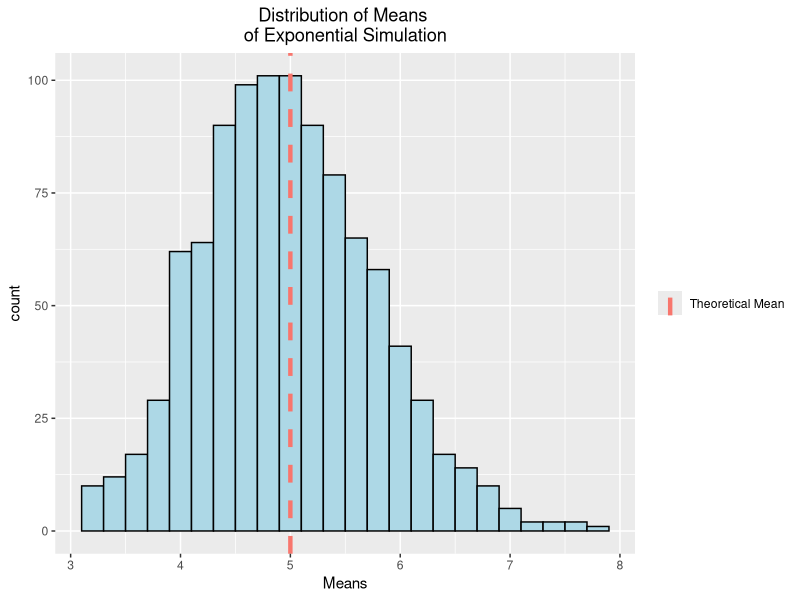
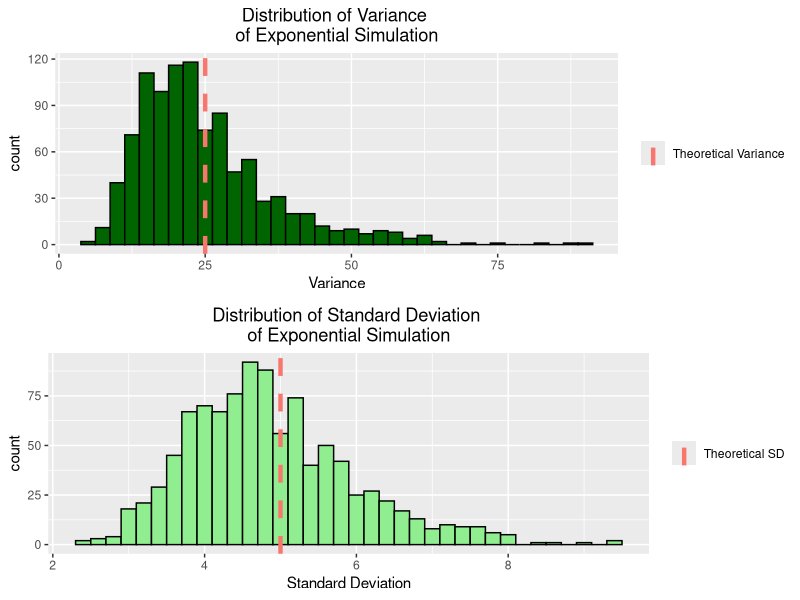
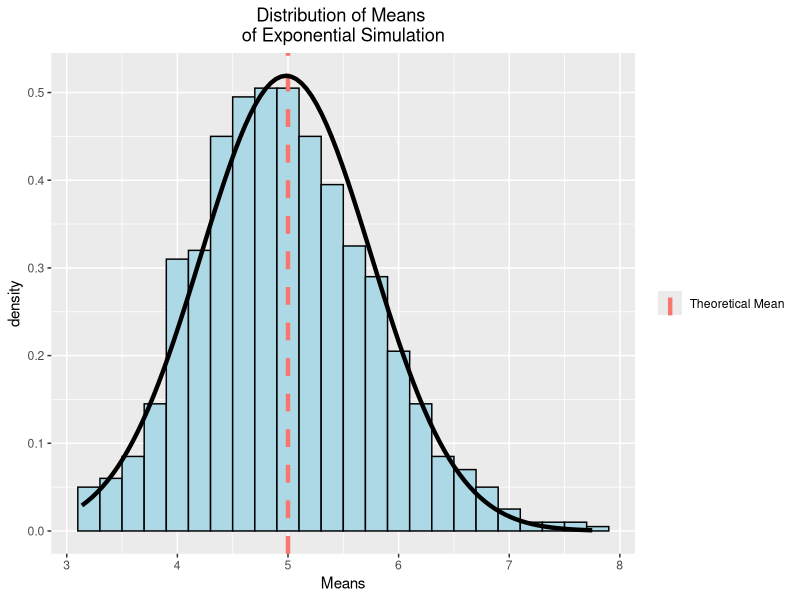

These figures' R source, in order:
## ---- chunk 1
library(ggplot2)
library(gridExtra)
library(cowplot)
## ---- chunk 2
lambda=.2
#Number of Monte Carlo samples
S=1000
#size of Monte Carlo samples
n=40
#samples stored in matrix where columns are the size of the monte carlo samples
#and each row is an individual simulation
sim<-matrix(rexp(n*S,lambda),nrow=S,ncol=n)

## ---- chunk 3
# Theoretical mean
Tmean<-1/lambda
Tmean<-data.frame(Type="Theoretical Mean",val=Tmean)

# The function rowMeans calulates the mean for each row (one simulation), which 
#creates a distribution of means based on the Monte Carlo simulation
simmean<-data.frame(means=rowMeans(sim))
# standardize bin width for all plots
binsize=.2
#combine mean and theoretical mean into one dataframe
meanplot<-ggplot(data=simmean,aes(means))+
    ggtitle("Distribution of Means \nof Exponential Simulation") +
    xlab("Means")+
    theme(plot.title = element_text(hjust = 0.5),
          legend.title=element_blank())
    

meanplot+geom_histogram(aes(y=..count..),binwidth = binsize,color="black",fill="lightblue")+
    geom_vline(data=Tmean,aes(xintercept=val,color=Type),linetype="dashed",size=1.5)

## ---- chunk 4
#Theoretical variance
Tvar<-(1/lambda^2)
Tvar<-data.frame(Type="Theoretical Variance",val=Tvar)
# Using the apply function to calculate the variance for each row (one simulation),
# which creates a distribution of simulated variances
simvar<-data.frame(VAR=apply(sim,1,var))

varplot<-ggplot(data=simvar,aes(VAR))+
    ggtitle("Distribution of Variance \nof Exponential Simulation") +
    xlab("Variance")+
    theme(plot.title = element_text(hjust = 0.5),
          legend.title=element_blank())

varplot1<-varplot+
    geom_histogram(aes(y=..count..),binwidth=2.5,color="black",fill="darkgreen")+
    geom_vline(data=Tvar,aes(xintercept=val,color=Type),linetype="dashed",size=1.5) 


#Theoretical SD
 Tsd<-sqrt(Tvar$val)
 Tsd<-data.frame(Type="Theoretical SD",val=Tsd)
 
 # Using the apply function to calculate the SD for each row (one simulation),
 # which creates a distribution of simulated SDs
 simsd<-data.frame(SD=apply(sim,1,sd))
 
 sdplot<-ggplot(data=simsd,aes(SD))+
     ggtitle("Distribution of Standard Deviation \nof Exponential Simulation") +
     xlab("Standard Deviation")+
     theme(plot.title = element_text(hjust = 0.5),
           legend.title=element_blank())
 
 sdplot1<-sdplot+
     geom_histogram(aes(y=..count..),binwidth=binsize,color="black",fill="lightgreen")+
     geom_vline(data=Tsd,aes(xintercept=val,color=Type),linetype="dashed",size=1.5)
 
 grid.arrange(varplot1,sdplot1,nrow=2)

## ---- chunk 5
    meanplot+
    geom_histogram(aes(y=..density..),binwidth = binsize,color="black",fill="lightblue")+
    geom_vline(data=Tmean,aes(xintercept=val,color=Type),linetype="dashed",size=1.5)+
    stat_function(fun=dnorm,lwd=1.5,args=list(mean=mean(simmean$means),
                                              sd=mean(simsd$SD)/sqrt(n)))


